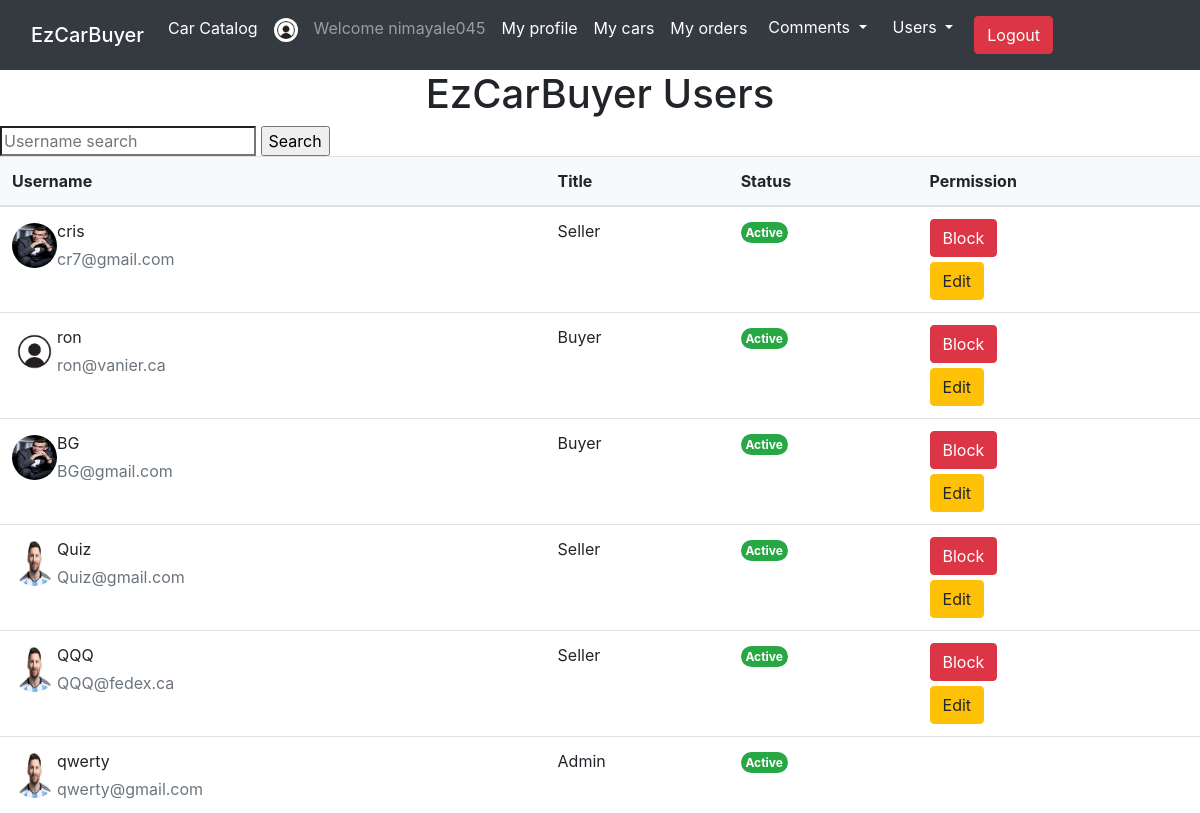
/user/AllUsers (signed in), run on the app's committed database.
### tables this page shows
CREATE TABLE `user` (
  `id` int(11) NOT NULL,
  `username` varbinary(50) NOT NULL,
  `fname` varchar(30) NOT NULL,
  `lname` varchar(30) NOT NULL,
  `password` varchar(256) NOT NULL,
  `email` varbinary(50) NOT NULL,
  `phone` varchar(20) NOT NULL,
  `picture` varchar(50) NOT NULL,
  `access` varchar(3) NOT NULL DEFAULT 'Yes'
);

CREATE TABLE `rights` (
  `id` varchar(15) NOT NULL,
  `rights` varchar(6) NOT NULL
);

### Model/User.php (called while the page is built, shortened)
<?php
class User extends Model{
    public function All(){
        $sql = "SELECT user.id, fname, lname, email, username, phone, picture,rights.rights, access FROM user JOIN user_rights ON user.id = user_rights.user_id JOIN rights ON user_rights.rights_id = rights.id WHERE user.id != :id ORDER BY user.id asc";
        $stmt = self::$_conn->prepare($sql);
        $stmt->execute(['id'=>$_SESSION['id']]);
        $stmt->setFetchMode(PDO::FETCH_CLASS,'User');
        return $stmt->fetchAll();
    }
}
?>

### dbConn.php (called while the page is built)
<?php
class Model{
    protected static $_conn = null;
    public function __construct(){
        if(self::$_conn == null){
            $host = 'localhost';
            $dbname = 'db_project';
            $user = 'root';
            $password = '';
            self::$_conn = new PDO("mysql:host=$host;dbname=$dbname",$user,$password);
        }
    }
}
?>

### View/user/AllUsers.php (the view, shortened to what this page needs)
<!DOCTYPE html>
<html lang="en">
<head>
    <?php
    include 'View/includes/style.php';
    ?>
</head>
<body>
<?php
    include 'View/includes/header.php';?>
<h1><center>EzCarBuyer Users</center></h1>
<form method="post">
  <input type="search" name="uname" placeholder="Username search">
  <input type="submit" value="Search" name="USN">
</form>
<table class="table align-middle mb-0 bg-white">
  <thead class="bg-light">
    <tr>
      <th>Username</th>
      <th>Title</th>
      <th>Status</th>
      <th>Permission</th>
    </tr>
  </thead>
  <tbody>
  <?php
    foreach($data as $user){
?>
    <tr>
      <td>
        <div class="d-flex align-items-center">
          <img
              src="../../Images/users/<?=$user->picture?>"
              alt=""
              style="width: 45px; height: 45px"
              class="rounded-circle"
              />
          <div class="ms-3">
            <p class="fw-bold mb-1"><?=$user->username?></p>
            <p class="text-muted mb-0"><?=$user->email?></p>
          </div>
        </div>
      </td>
      <td>
        <p class="fw-normal mb-1"><?= $user->rights?></p>
      </td>
      <td>
        <?php
        if($user->access == "Yes"){
        ?>
        <span class="badge badge-success rounded-pill d-inline">Active</span>
        <?php
        }else{
          ?>
        <span class="badge badge-danger rounded-pill d-inline">Inactive</span>
          <?php
        }
        ?>
      </td>
      <td>
        <form action="" method="post">
        <?php
        if($user->rights != "Admin"){
        if($user->access == "Yes"){
        ?>
        <input type="submit" class="btn btn-danger" name="Block" value="Block">
        <?php
        }else{
          ?>
          <input type="submit" class="btn btn-success" name="Access" value="Give">
          <?php
        }
        ?>
        </form>
        <a href="/user/update/<?= $user->id?>" class="btn btn-warning" style="margin-top:5px;">Edit</a>
        <?php
        }
        ?>
        </td>
    </tr>
    <?php
    }
    ?>
  </tbody>
</table>
</body>
</html>

### data on the page
user: picture (picture), username "cris", email "cr7@gmail.com", rights.rights "Seller", access "Active"
user: picture (placeholder picture), username "ron", email "ron@vanier.ca", rights.rights "Buyer", access "Active"
user: picture (picture), username "BG", email "BG@gmail.com", rights.rights "Buyer", access "Active"
user: picture (picture), username "Quiz", email "Quiz@gmail.com", rights.rights "Seller", access "Active"
user: picture (picture), username "QQQ", email "QQQ@fedex.ca", rights.rights "Seller", access "Active"
user: picture (picture), username "qwerty", email "qwerty@gmail.com", rights.rights "Admin", access "Active"

### other printed values
$_SESSION['username'] "nimayale045"
